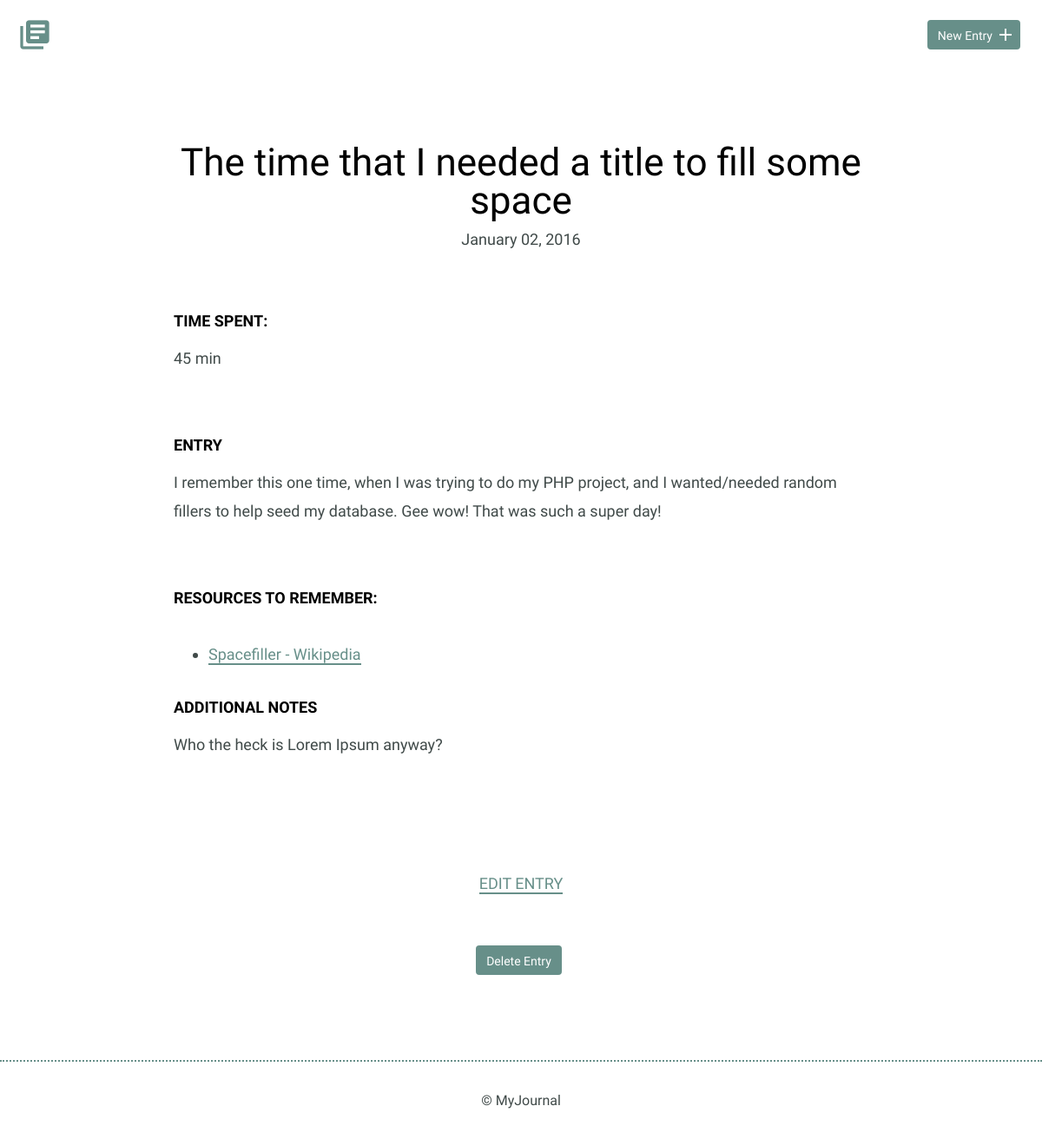
The page /detail.php?q=4 on the database its author committed.
### tables this page shows
CREATE TABLE "journal" (
	`journal_id`	INTEGER,
	`title`	TEXT,
	`date`	TEXT,
	`time_spent`	INTEGER,
	`entry`	TEXT,
	PRIMARY KEY(`journal_id`)
);

### inc/functions.php (called while the page is built, shortened)
<?php
    try {
              $sql = "SELECT * FROM journal";
              $results = $db->prepare($sql);
              $results->execute();
              $journals =  $results->fetchAll(PDO::FETCH_ASSOC);
          }  catch (Exception $e) {
        echo "Bad request from query 1: " . $e->getMessage();
        exit;
    }
      try {  $sql2 = "SELECT link_id, link_name, link_address, notes, resources.journal_id
         FROM resources JOIN journal ON journal.journal_id = resources.journal_id";
              $getResources = $db->prepare($sql2);
              $getResources->execute();
              $resources = $getResources->fetchAll(PDO::FETCH_ASSOC);
      } catch (Exception $e) {
            echo "Bad request from query 2: " . $e->getMessage();
            exit;
      }

### detail.php (the view, shortened to what this page needs)
<?php
require('inc/connection.php');
include('inc/functions.php');
include('inc/header.php');
$entry_id = filter_input(INPUT_GET, 'q', FILTER_SANITIZE_NUMBER_INT);
$entry_id--;
?>
        <section>
            <div class="container">
                <div class="entry-list single">
                    <article>
          <?php
          foreach($journals as $entry) {
              if($entry['journal_id'] == ($entry_id+1) ) {
              echo "<h1>" .$entry['title'] . "</h1>";
                  $getdate = $entry['date'];
                  $date = date("F d, Y", strtotime($getdate));
              echo '<time datetime="' .$getdate .'">';
              echo $date . "</time>";
              echo '<div class="entry"><h3>Time Spent: </h3>';
              echo '<p>' . $journals[$entry_id]['time_spent'];
              echo '</p></div><div class="entry"><h3>Entry</h3>';
              echo "<p>" .$entry['entry'] . "</p>";
            }
          } ?>
              </div><div class="entry">
              <h3>Resources to Remember:</h3>
              <p>
          <?php
            foreach($resources as $resource) {
                if ($resource['journal_id'] ==                $journals[$entry_id]['journal_id']) {
                        echo '<ul><li><a href="'
                          . $resource['link_address']
                          .'">'
                          . $resource['link_name']
                          . '</a></li></ul>';
                          echo "<br />";
                          echo "<h3> Additional Notes </h3>";
                          echo '<p>' .$resource['notes'] . '</p>';
              }
          }
                   ?>  </p></div>
                    </article>
                </div>
            </div>
            <div class="edit">
                  <p>
                  <?php
                  $project_id = $journals[$entry_id]['journal_id'];
                  echo '<a href="edit.php?q='
                        . $project_id
                        . '">Edit Entry</a></p>';
                        ?>
          <br>
          <p>
            <form method='post' action='detail.php?q=<?php echo ($entry_id +1);?>' onsubmit="return confirm('Are you sure you want to delete this entry? (Can NOT be undone)')">
          <input type='submit' class="button" value='Delete Entry'  />
            </form>
          </p>
            </div>
        </section>
        <?php
        include('inc/footer.php'); ?>
    </body>
</html>

### css/site.css (style rules this page uses)
body { font-size: 16px; color: #404a49; font-family: 'Cousine', serif; font-weight: 400; }
.container { margin: 0 auto; padding: 0 25px; }
.button { padding: 8px 10px 6px 10px; background: #678f89; border: 2px solid #678f89; border-radius: 4px; text-decoration: none; color: #FFF; position: relative; text-align: center; font-size: 14px; }
h1, h2, h3 { margin: 0; font-weight: 400; line-height: 1em; color: #000; }
h1 { font-size: 44px; margin-bottom: 12px; }
h3 { font-size: 18px; font-family: 'Work Sans', serif; font-weight: 600; text-transform: uppercase; }
p { line-height: 1.8em; font-size: 18px; }
p a { border-bottom: 2px solid #678f89; padding: 0; color: #678f89; text-decoration: none; }
ul li { line-height: 1.8em; font-size: 18px; }
ul li a { border-bottom: 2px solid #678f89; line-height: 1.8em; color: #678f89; text-decoration: none; }
.entry-list, .edit-entry, .new-entry { max-width: 800px; margin: 0 auto; padding: 70px 0 150px 0; }
.entry-list article { margin-bottom: 70px; text-align: center; }
.entry-list article:last-child { margin-bottom: 0; }
.entry-list.single { padding-bottom: 70px; }
.entry-list.single time { font-size: 18px; }
.entry { max-width: 800px; margin: 75px auto 0 auto; text-align: left; }
.entry p { margin-bottom: 40px; }
.edit { padding-bottom: 80px; text-align: center; margin: 0 auto; }
.edit a { font-weight: 400; text-transform: uppercase; font-size: 18px; }
input[type=submit] { margin-right: 5px; }

### rows shown on the page
journal: title "The time that I needed a title to fill some space", date "January 02, 2016", time_spent "45 min", entry "I remember this one time, when I was trying to do my PHP project, and I wanted/needed random fillers to help seed my database. Gee wow! That was such a super day!"

### other values the page prints
$resource['link_name'] "Spacefiller - Wikipedia"
$resource['notes'] "Who the heck is Lorem Ipsum anyway?"
